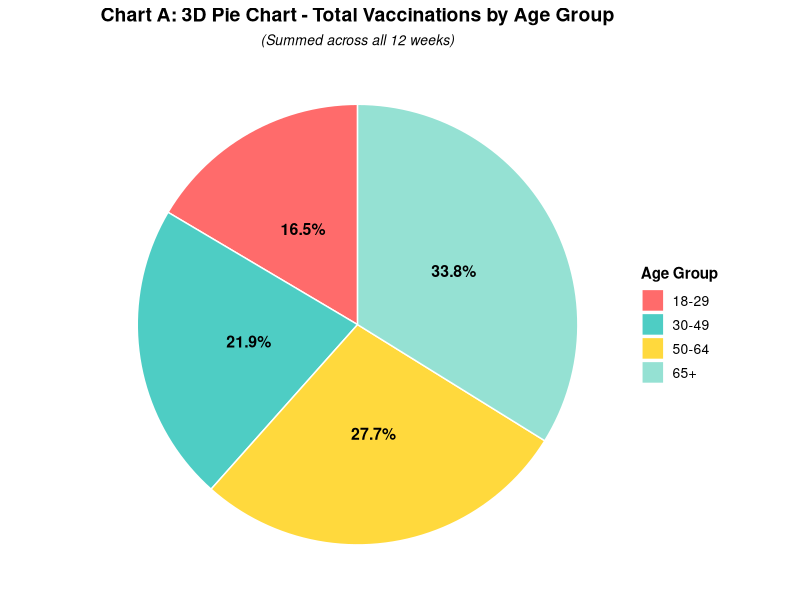
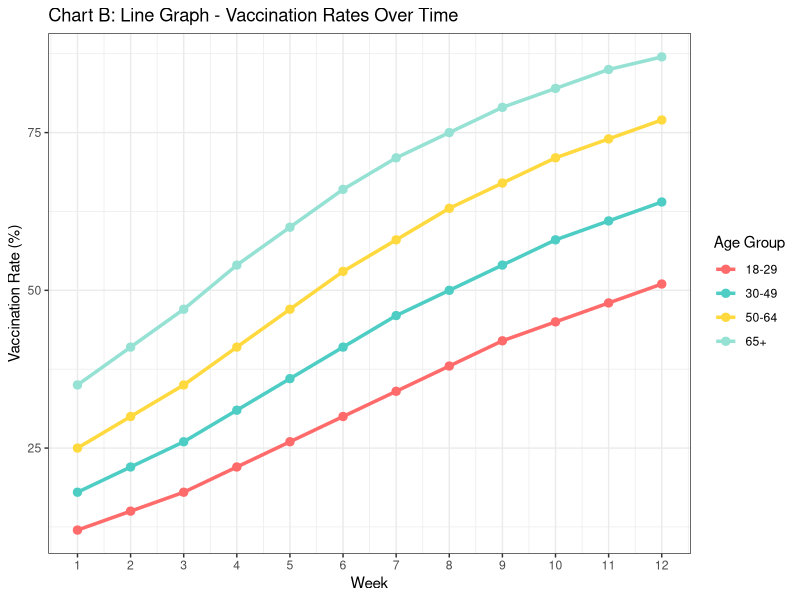
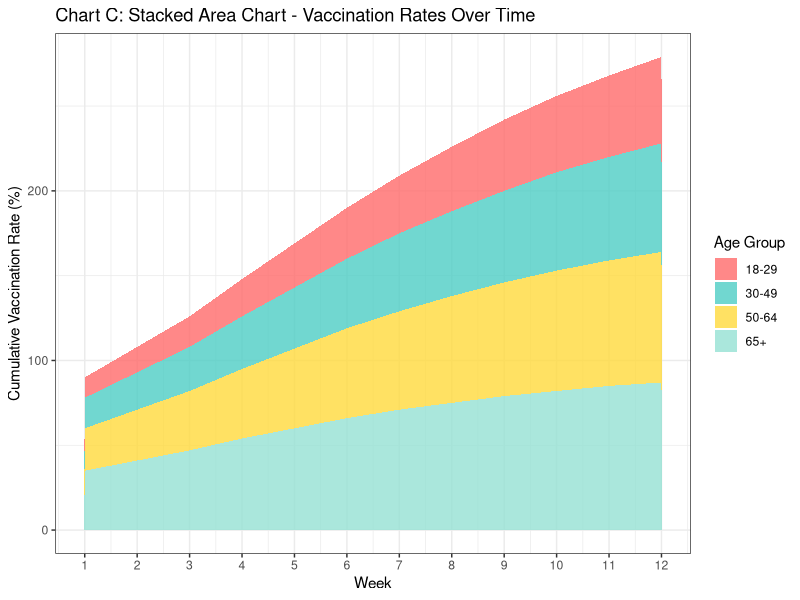
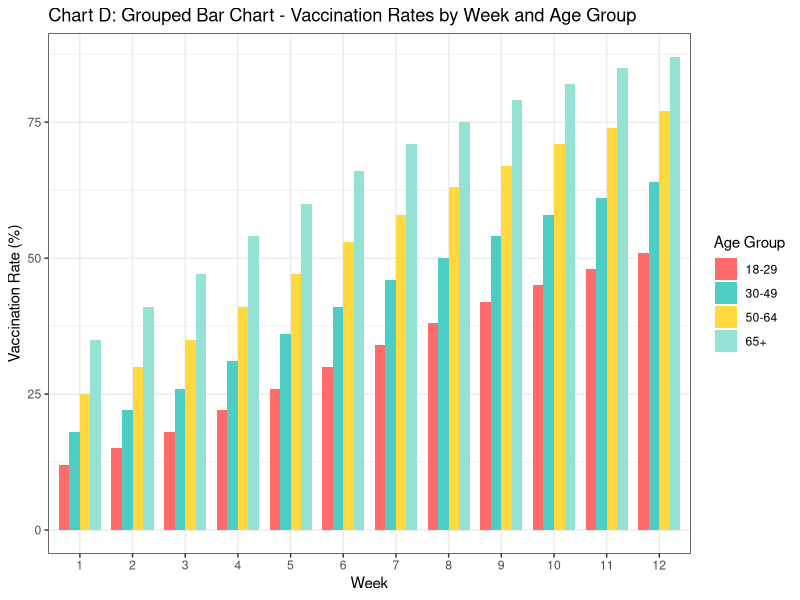

These figures' R source, in order: (Note: this script raises an error after producing the figures.)
## ---- chunk 1
#| label: fig-comparing-graphics-figures
#| fig-cap: "Four different representations of COVID vaccination rates."
#| fig-subcap: ["Each color section represents the proportion of people in that age range who were vaccinated over 12-week period", "Vaccincation rates of different age groups for each week in a 12-week period", "Cumulative vaccination rates over a 12-week period, separated by age group", "Vaccination rates of age groups for each week in a 12-week period"]
#| fig-alt: ["Pie chart displays the proportion of total vaccinations (summed over 12 weeks) by age group. The groups have larger proportions of vaccination rates as age groups increase.", "Line chart of the vaccination rate for four different age groups across a 12-week period. For all four groups, the vaccination rates consistently increasenover each week.", "Stacked area chart shows the cumulative vaccincation rate between age groups. Each group increases over time, and the cumulative rate nearly triples by the end of the time period.", "Bar chart shows vaccination rates for each week in a 12-week period. Each week's data is divided by age group, which remains proportionally consistent as the rates increase."]
#| layout-ncol: 2
#| code-fold: true


# Load required libraries
suppressPackageStartupMessages({
  library(ggplot2)
  theme_set(theme_bw())
  library(dplyr)
  library(tidyr)
})

# Create sample dataset
set.seed(123)
weeks <- 1:12
age_groups <- c("18-29", "30-49", "50-64", "65+")

# Generate vaccination rate data with realistic patterns
vaccination_data <- data.frame(
  week = rep(weeks, each = 4),
  age_group = rep(age_groups, times = 12),
  vaccination_rate = c(
    # Week-by-week data for each age group
    12, 18, 25, 35,  # Week 1
    15, 22, 30, 41,  # Week 2
    18, 26, 35, 47,  # Week 3
    22, 31, 41, 54,  # Week 4
    26, 36, 47, 60,  # Week 5
    30, 41, 53, 66,  # Week 6
    34, 46, 58, 71,  # Week 7
    38, 50, 63, 75,  # Week 8
    42, 54, 67, 79,  # Week 9
    45, 58, 71, 82,  # Week 10
    48, 61, 74, 85,  # Week 11
    51, 64, 77, 87   # Week 12
  )
)

# Set factor levels for consistent ordering
vaccination_data$age_group <- factor(vaccination_data$age_group, 
                                     levels = c("18-29", "30-49", "50-64", "65+"))

# Define color palette
age_colors <- c("18-29" = "#FF6B6B", 
                "30-49" = "#4ECDC4", 
                "50-64" = "#FFD93D", 
                "65+" = "#95E1D3")

# CHART A: 3D Pie Chart (showing total vaccinations by age group)

# Calculate total vaccinations per age group (sum across weeks)
total_by_age <- vaccination_data %>%
  group_by(age_group) %>%
  summarise(total = sum(vaccination_rate))

# Create pie chart with 3D-like appearance using custom positioning
chart_a <- ggplot(total_by_age, aes(x = "", y = total, fill = age_group)) +
  geom_bar(stat = "identity", width = 1, color = "white") +
  coord_polar("y", start = 0) +
  scale_fill_manual(values = age_colors) +
  labs(title = "Chart A: 3D Pie Chart - Total Vaccinations by Age Group",
       subtitle = "(Summed across all 12 weeks)",
       fill = "Age Group") +
  theme_void() +
  theme(
    plot.title = element_text(hjust = 0.5, size = 14, face = "bold"),
    plot.subtitle = element_text(hjust = 0.5, size = 10, face = "italic"),
    legend.position = "right",
    legend.title = element_text(size = 11, face = "bold"),
    legend.text = element_text(size = 10)
  ) +
  # Add percentage labels
  geom_text(aes(label = paste0(round(total/sum(total)*100, 1), "%")),
            position = position_stack(vjust = 0.5),
            size = 4, fontface = "bold")


# CHART B: Line Graph - Vaccination Rates Over Time

chart_b <- ggplot(vaccination_data, aes(x = week, y = vaccination_rate, 
                                        color = age_group, group = age_group)) +
  geom_line(linewidth = 1.2) +
  geom_point(size = 2.5) +
  scale_color_manual(values = age_colors) +
  scale_x_continuous(breaks = 1:12) +
  labs(title = "Chart B: Line Graph - Vaccination Rates Over Time",
       x = "Week",
       y = "Vaccination Rate (%)",
       color = "Age Group")

# CHART C: Stacked Area Chart - Vaccination Rates Over Time

chart_c <- ggplot(vaccination_data, aes(x = week, y = vaccination_rate, 
                                        fill = age_group)) +
  geom_area(alpha = 0.8, position = "stack") +
  scale_fill_manual(values = age_colors) +
  scale_x_continuous(breaks = 1:12) +
  labs(title = "Chart C: Stacked Area Chart - Vaccination Rates Over Time",
       x = "Week",
       y = "Cumulative Vaccination Rate (%)",
       fill = "Age Group")


# CHART D: Grouped Bar Chart - Vaccination Rates by Week and Age Group

chart_d <- ggplot(vaccination_data, aes(x = factor(week), y = vaccination_rate, 
                                        fill = age_group)) +
  geom_bar(stat = "identity", position = "dodge", width = 0.8) +
  scale_fill_manual(values = age_colors) +
  labs(title = "Chart D: Grouped Bar Chart - Vaccination Rates by Week and Age Group",
       x = "Week",
       y = "Vaccination Rate (%)",
       fill = "Age Group")

chart_a
chart_b
chart_c
chart_d
## ---- chunk 2
ggplot(vaccnation_data, )



